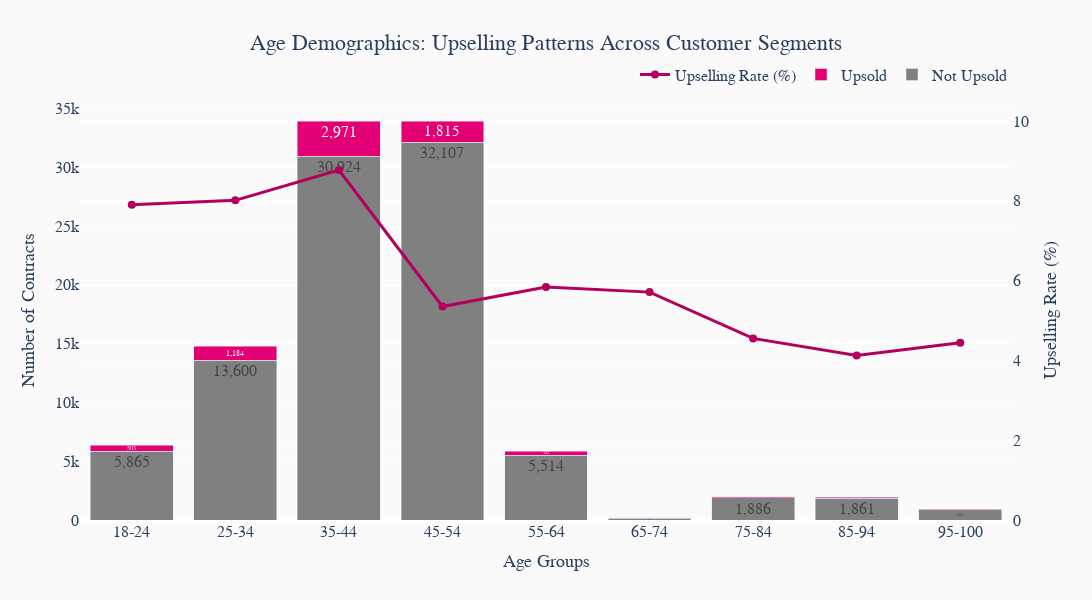

Source (notebook cell):
### Markdown cell above
## 3. Age Demographics

### Code cell
# Create age bins for analysis
bins = [18, 25, 35, 45, 55, 65, 75, 85, 95, 100]
labels = ["18-24", "25-34", "35-44", "45-54", "55-64", "65-74", "75-84", "85-94", "95-100"]

# Create age bins
binned_age_data = core_data.with_columns(
    pl.when(pl.col("age") < 18).then(pl.lit('18-'))
    .otherwise(pl.lit('+100'))
    .alias("age_bin")
)

for i in range(len(bins)-1):
    binned_age_data = binned_age_data.with_columns(
        pl.when(pl.col("age").is_between(bins[i], bins[i+1], closed="left")).then(pl.lit(labels[i]))
        .otherwise(pl.col('age_bin'))
        .alias("age_bin")
    )

# Group by age bin and calculate metrics
age_analysis = binned_age_data.group_by("age_bin").agg([
    pl.len().alias("total_contracts"),
    (pl.col("has_done_upselling") == True).sum().alias("upsold_contracts"),
    (pl.col("has_done_upselling") == False).sum().alias("not_upsold_contracts"),
    (pl.col("has_done_upselling").mean() * 100).round(2).alias("upselling_rate"),
    pl.col("gross_mrc").mean().round(2).alias("avg_revenue")
]).sort('age_bin')

# Remove outlier bins
age_analysis = age_analysis.filter(~pl.col('age_bin').is_in(['18-', '+100']))

# Create stacked bar chart
fig = go.Figure()

fig.add_trace(go.Bar(
    name='Not Upsold',
    x=age_analysis['age_bin'],
    y=age_analysis['not_upsold_contracts'],
    marker_color=GRAY_COLOR,
    text=[f'{x:,}' for x in age_analysis['not_upsold_contracts']],
    textposition='inside',
    textfont=dict(size=16)
))

fig.add_trace(go.Bar(
    name='Upsold',
    x=age_analysis['age_bin'],
    y=age_analysis['upsold_contracts'],
    marker_color=MAGENTA_COLOR,
    text=[f'{x:,}' for x in age_analysis['upsold_contracts']],
    textposition='inside',
    textfont=dict(size=16)
))

# Add upselling rate as line on secondary y-axis
fig.add_trace(go.Scatter(
    x=age_analysis['age_bin'],
    y=age_analysis['upselling_rate'],
    mode='lines+markers',
    name='Upselling Rate (%)',
    line=dict(color=MAGENTA_DARK, width=3),
    marker=dict(size=8, color=MAGENTA_DARK),
    text=[f'{x:.1f}%' for x in age_analysis['upselling_rate']],
    textposition='top center',
    textfont=dict(size=16),
    yaxis='y2'
))

fig.update_layout(
    title={
        'text': 'Age Demographics: Upselling Patterns Across Customer Segments',
        'x': 0.5,
        'xanchor': 'center',
        'font': {'size': 22, 'family': FONT_FAMILY}
    },
    xaxis_title='Age Groups',
    yaxis_title='Number of Contracts',
    yaxis2=dict(
        title='Upselling Rate (%)',
        overlaying='y',
        side='right',
        range=[0, max(age_analysis['upselling_rate']) * 1.2],
        title_font=dict(size=18)
    ),
    barmode='stack',
    height=600,
    width=1400,
    plot_bgcolor='rgba(0,0,0,0)',
    paper_bgcolor='rgb(250,250,250)',
    font=dict(family=FONT_FAMILY, size=16),
    xaxis=dict(title_font=dict(size=18)),
    yaxis=dict(title_font=dict(size=18)),
    legend=dict(
        orientation="h",
        yanchor="bottom",
        y=1.02,
        xanchor="right",
        x=1,
        font=dict(size=16)
    )
)

fig.show()
# Save as PDF (high quality for printing)
fig.write_image(images_dir / "age.pdf", 
                width=1400, height=600, scale=2)

### Figure 1 — Plotly figure (JSON) as saved in the notebook; plotly's stock layout.template omitted (floating-point values rounded to 4 significant figures)
{"data": [{"marker": {"color": "rgb(128,128,128)"}, "name": "Not Upsold", "text": ["5,865", "13,600", "30,924", "32,107", "5,514", "165", "1,886", "1,861", "882"], "textfont": {"size": 16}, "textposition": "inside", "type": "bar", "x": ["18-24", "25-34", "35-44", "45-54", "55-64", "65-74", "75-84", "85-94", "95-100"], "y": [5865, 13600, 30924, 32107, 5514, 165, 1886, 1861, 882]}, {"marker": {"color": "rgb(226,0,116)"}, "name": "Upsold", "text": ["503", "1,184", "2,971", "1,815", "342", "10", "90", "80", "41"], "textfont": {"size": 16}, "textposition": "inside", "type": "bar", "x": ["18-24", "25-34", "35-44", "45-54", "55-64", "65-74", "75-84", "85-94", "95-100"], "y": [503, 1184, 2971, 1815, 342, 10, 90, 80, 41]}, {"line": {"color": "rgb(180,0,93)", "width": 3}, "marker": {"color": "rgb(180,0,93)", "size": 8}, "mode": "lines+markers", "name": "Upselling Rate (%)", "text": ["7.9%", "8.0%", "8.8%", "5.3%", "5.8%", "5.7%", "4.5%", "4.1%", "4.4%"], "textfont": {"size": 16}, "textposition": "top center", "type": "scatter", "x": ["18-24", "25-34", "35-44", "45-54", "55-64", "65-74", "75-84", "85-94", "95-100"], "y": [7.9, 8.01, 8.77, 5.35, 5.84, 5.71, 4.55, 4.12, 4.44], "yaxis": "y2"}], "layout": {"barmode": "stack", "font": {"family": "Teleneo", "size": 16}, "height": 600, "legend": {"font": {"size": 16}, "orientation": "h", "x": 1, "xanchor": "right", "y": 1.02, "yanchor": "bottom"}, "paper_bgcolor": "rgb(250,250,250)", "plot_bgcolor": "rgba(0,0,0,0)", "title": {"font": {"family": "Teleneo", "size": 22}, "text": "Age Demographics: Upselling Patterns Across Customer Segments", "x": 0.5, "xanchor": "center"}, "width": 1400, "xaxis": {"title": {"font": {"size": 18}, "text": "Age Groups"}}, "yaxis": {"title": {"font": {"size": 18}, "text": "Number of Contracts"}}, "yaxis2": {"overlaying": "y", "range": [0, 10.52], "side": "right", "title": {"font": {"size": 18}, "text": "Upselling Rate (%)"}}}}
